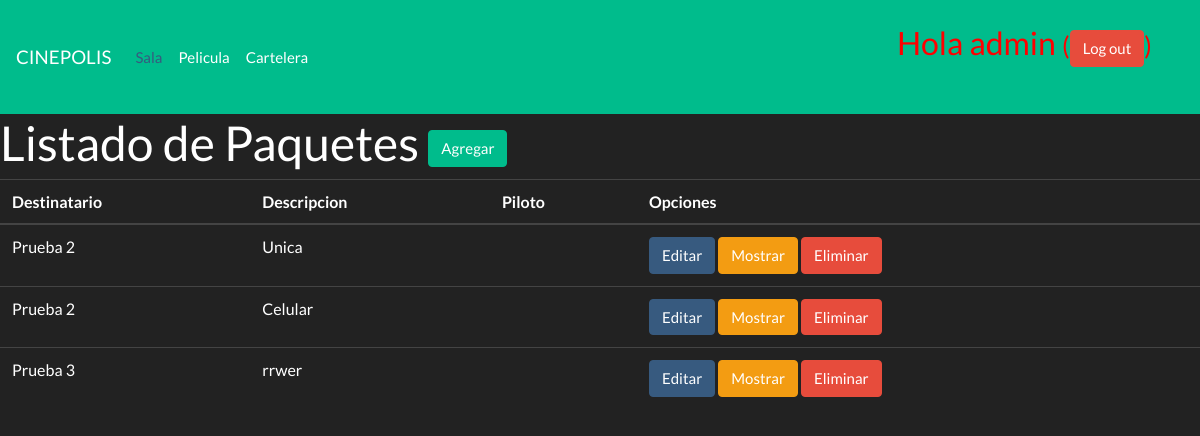
The page /paquete/ (signed in) on the database as committed earlier.
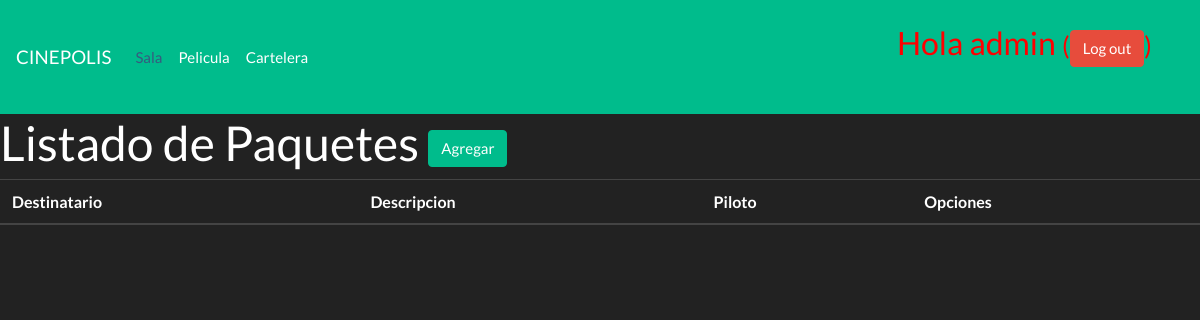
The same page on the database as committed later.
### entrega/models.py (models this page shows, shortened)
class Paquete(models.Model):
    pelicula = models.ForeignKey('Pelicula', on_delete=models.CASCADE)
    destinatario  =   models.CharField(max_length=200)
    direccion  =   models.CharField(max_length=200)
    descripcion  =   models.CharField(max_length=50)

### entrega/views.py (the view)
# urls.py: url(r'^paquete/$', views.paquete_list, name='paquete_list'),
@login_required
def paquete_list(request):
    paquetes = Paquete.objects.all()
    return render(request, 'entrega/paquete_list.html', {'paquetes': paquetes})

### entrega/templates/entrega/paquete_list.html
{% extends 'entrega/base.html' %}
{% block content %}
        <h1> Listado de Paquetes <a href="{% url 'paquete_new' %}"> <button type="button" class="btn btn-success">Agregar</button></a> </h1>
        <div>
        <table class="table table-hover">
            <thead>
              <tr>
                <th> Destinatario </th>
                <th> Descripcion</th>
                <th> Piloto</th>
                  <th>Opciones</th>
              </tr>
                </thead>
<tbody>
    {% for paquete in paquetes %}
  <tr>
    <td>{{ paquete.destinatario }}</td>
    <td>{{ paquete.descripcion }}</td>
    <td>{{ paquete.pelicula }}</td>
    <td>
<a href="{% url 'paquete_edit' pk=paquete.pk %}"><button type="button" class="btn btn-primary">Editar</button></a>
<a href="{% url 'paquete_detail' pk=paquete.pk %}"><button type="button" class="btn btn-warning">Mostrar</button></a>
<a href="{% url 'paquete_remove' pk=paquete.pk %}"><button type="button" class="btn btn-danger">Eliminar</button></a>
  </td>
  </tr>
  {% endfor %}
</tbody>
              </table>
{% endblock %}

Rows that differ between the two databases and show on the page:
removed Paquete: destinatario "Prueba 2", descripcion "Unica"
removed Paquete: destinatario "Prueba 2", descripcion "Celular"
removed Paquete: destinatario "Prueba 3", descripcion "rrwer"
